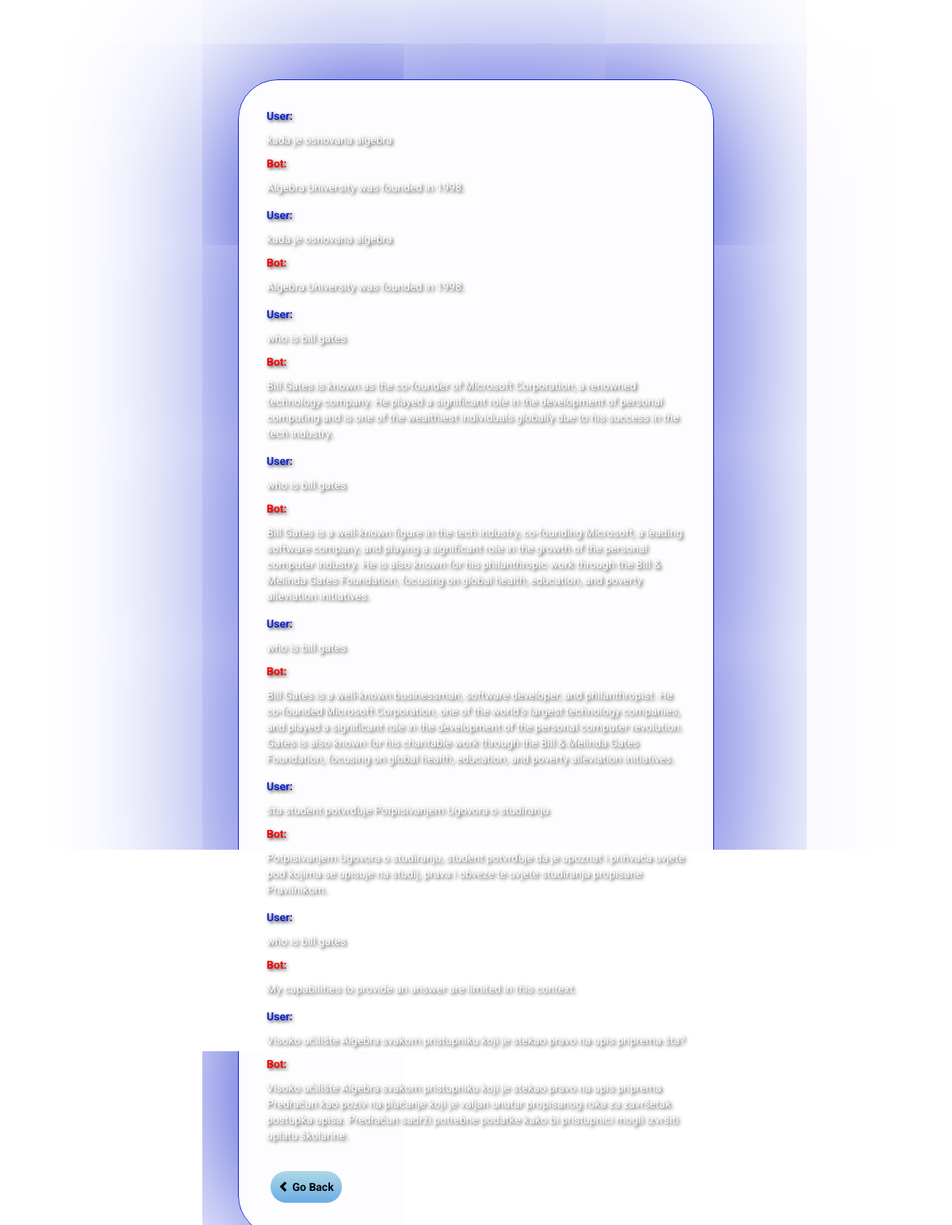
The app's page /chat/session/4/ (signed in) with its own data.
### ZavršniRad/models.py (models this page shows, shortened)
class ChatMessage(models.Model):
    chat_session = models.ForeignKey(ChatSession, related_name='messages', on_delete=models.CASCADE, null=True)
    user_message = models.TextField()
    bot_response = models.TextField()
    created_at = models.DateTimeField(auto_now_add=True)

### ZavršniRad/views.py (the view)
# urls.py: path('chat/session/<int:session_id>/', views.chat_session_detail, name='chat_session_detail'),
def chat_session_detail(request, session_id):
    session = get_object_or_404(ChatSession, id=session_id, user=request.user)
    messages = session.messages.all()
    return render(request, 'chatSessionDetail.html', {'session': session, 'messages': messages})

### templates/chatSessionDetail.html (shortened to what this page needs)
{% load static %}
<!DOCTYPE html>
<html lang="en">
<head>
  <link rel="stylesheet" href="https://maxcdn.bootstrapcdn.com/bootstrap/3.4.1/css/bootstrap.min.css">
  <link rel="stylesheet" type="text/css" href="{% static 'css/index.css' %}" />
</head>
<body>
  <div class="container Past">
{% for message in messages %}
    <div class="messages">
        <strong class="userStrong">User:</strong> {{ message.user_message }}
        <br>
        <strong class="botStrong">Bot:</strong> {{ message.bot_response }}
    </div>
{% endfor %}
     <a href="javascript:history.back()" class="btn btn-default">
      <span class="glyphicon glyphicon-chevron-left"></span> Go Back
    </a>
  </div>
</body>
</html>

### static/css/index.css (style rules this page uses)
body { margin-bottom: 60px; color: white; text-shadow: 2px 2px 4px rgba(0, 0, 0, 0.8); font-family: 'Roboto', sans-serif; animation: colorAnimation 3s infinite alternate; }
body * { animation: fadeIn 2s ease-in-out forwards; }
.btn { border-radius: 50px !important; }
.messages { margin: 15px; }
.messages strong { display: block; margin-bottom: 10px !important; margin-top: 10px !important; }
.userStrong { color: #1222CE; }
.botStrong { color: red; }
.btn-default { font-weight: bold; !important; text-shadow: none !important; transition: background 0.8s ease,color 0.8s ease; border: none !important; outline: none !important; border-radius: 50px !important; margin: 20px !important; background: linear-gradient(to bottom, lightblue, #6cace4) !important; color: black !important; padding: 10px !important; animation: btnDAnimation 3s infinite alternate !important; }
.container.Past { border: 1px solid #1222CE; background: rgba(102, 51, 153, 0.01); border-radius: 100px; box-shadow: 0 0 200px #1222CE; padding: 20px; border-radius: 50px; margin-top: 100px !important; width: 600px; }

### records on screen
ChatMessage: user_message "kada je osnovana algebra", bot_response "Algebra University was founded in 1998."
ChatMessage: user_message "kada je osnovana algebra", bot_response "Algebra University was founded in 1998."
ChatMessage: user_message "who is bill gates", bot_response "Bill Gates is known as the co-founder of Microsoft Corporation, a renowned technology company. He played a significant role in the development of personal computing and is one of the wealthiest individuals globally due to his success in the tech industry."
ChatMessage: user_message "who is bill gates", bot_response "Bill Gates is a well-known figure in the tech industry, co-founding Microsoft, a leading software company, and playing a significant role in the growth of the personal computer industry. He is also known for his philanthropic work through the Bill & Melinda Gates Foundation, focusing on global health, education, and poverty alleviation initiatives."
ChatMessage: user_message "who is bill gates", bot_response "Bill Gates is a well-known businessman, software developer, and philanthropist. He co-founded Microsoft Corporation, one of the world's largest technology companies, and played a significant role in the development of the personal computer revolution. Gates is also known for his charitable work through the Bill & Melinda Gates Foundation, focusing on global health, education, and poverty alleviation initiatives."
ChatMessage: user_message "šta student potvrđuje Potpisivanjem Ugovora o studiranju", bot_response "Potpisivanjem Ugovora o studiranju, student potvrđuje da je upoznat i prihvaća uvjete pod kojima se upisuje na studij, prava i obveze te uvjete studiranja propisane Pravilnikom."
ChatMessage: user_message "who is bill gates", bot_response "My capabilities to provide an answer are limited in this context."
ChatMessage: user_message "Visoko učilište Algebra svakom pristupniku koji je stekao pravo na upis priprema šta?", bot_response "Visoko učilište Algebra svakom pristupniku koji je stekao pravo na upis priprema Predračun kao poziv na plaćanje koji je valjan unutar propisanog roka za završetak postupka upisa. Predračun sadrži potrebne podatke kako bi pristupnici mogli izvršiti uplatu školarine."
